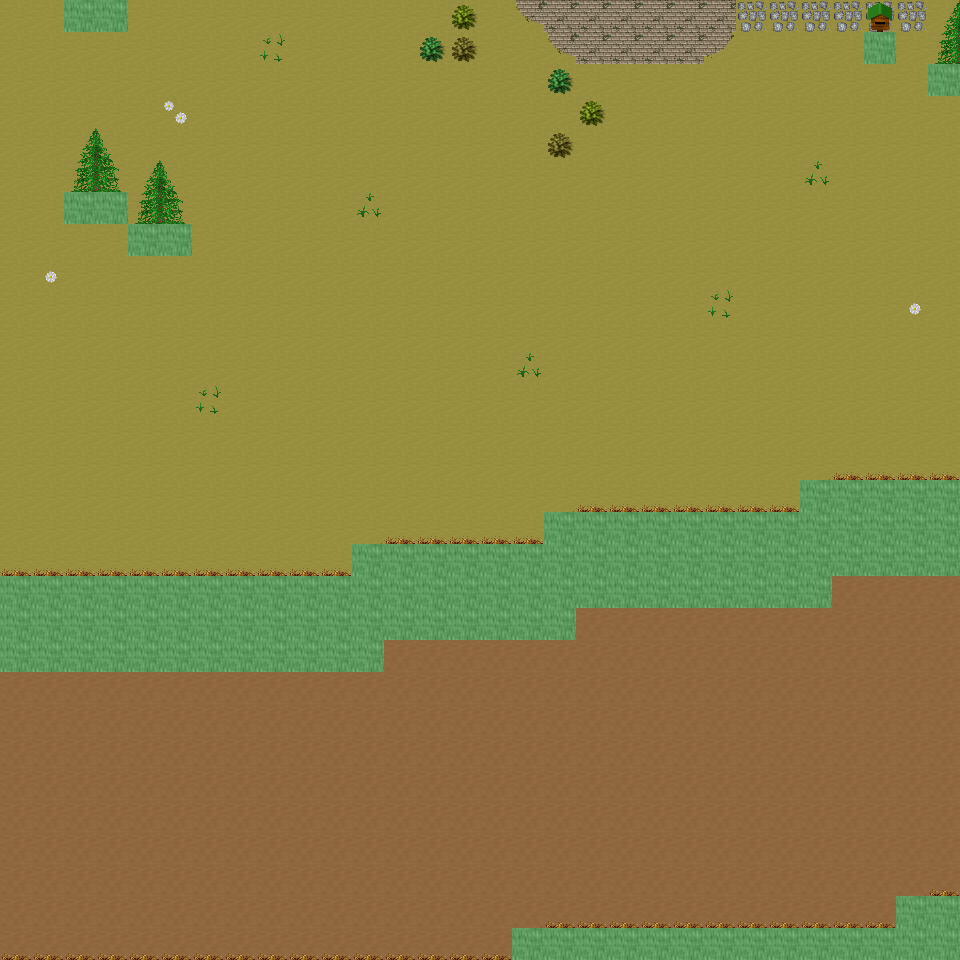

Rendered tile map (Tiled .tmx) drawn with the repository's tilesets; below, a short description and the map source with its tile grids summarised:
An orthogonal 30x30 tile map with 32x32 px tiles, 6 tile layers (Ground, Object, Object2, Above, ...), 26 tilesets and 8 objects (8x mapExit).

<map version="1.0" orientation="orthogonal" renderorder="right-down" width="30" height="30" tilewidth="32" tileheight="32" nextobjectid="9">
  <tileset firstgid="1" name="tileset_ground_ground" tilewidth="32" tileheight="32" tilecount="33" columns="3">
    <image source="../drawable/tileset_ground_ground.png" width="96" height="352" />
  </tileset>
  <tileset firstgid="34" name="tileset_building_castle" tilewidth="32" tileheight="32" tilecount="320" columns="20">
    <image source="../drawable/tileset_building_castle.png" width="640" height="512" />
  </tileset>
  <tileset firstgid="354" name="tileset_furniture_carpet_carpets_2" tilewidth="32" tileheight="32" tilecount="20" columns="4">
    <image source="../drawable/tileset_furniture_carpet_carpets_2.png" width="128" height="160" />
  </tileset>
  <tileset firstgid="374" name="tileset_ground_indoor_tiles" tilewidth="32" tileheight="32" tilecount="8" columns="2">
    <image source="../drawable/tileset_ground_indoor_tiles.png" width="64" height="128" />
  </tileset>
  <tileset firstgid="382" name="tileset_ground_water_pool" tilewidth="32" tileheight="32" tilecount="72" columns="3">
    <image source="../drawable/tileset_ground_water_pool.png" width="96" height="768" />
  </tileset>
  <tileset firstgid="454" name="tileset_ground_ridge_earth_dark" tilewidth="32" tileheight="32" tilecount="96" columns="12">
    <image source="../drawable/tileset_ground_ridge_earth_dark.png" width="384" height="256" />
  </tileset>
  <tileset firstgid="550" name="tileset_logic_collision" tilewidth="32" tileheight="32" tilecount="1" columns="1">
    <image source="../drawable/tileset_logic_collision.png" width="32" height="32" />
  </tileset>
  <tileset firstgid="551" name="tileset_building_wall_stone_grey" tilewidth="32" tileheight="32" tilecount="12" columns="3">
    <image source="../drawable/tileset_building_wall_stone_grey.png" width="96" height="128" />
  </tileset>
  <tileset firstgid="563" name="tileset_building_roof_green" tilewidth="32" tileheight="32" tilecount="20" columns="5">
    <image source="../drawable/tileset_building_roof_green.png" width="160" height="128" />
  </tileset>
  <tileset firstgid="583" name="tileset_ground_ladder_horizontal_dark" tilewidth="32" tileheight="32" tilecount="3" columns="1">
    <image source="../drawable/tileset_ground_ladder_horizontal_dark.png" width="32" height="96" />
  </tileset>
  <tileset firstgid="586" name="tileset_building_house_pink_blue" tilewidth="32" tileheight="32" tilecount="99" columns="11">
    <image source="../drawable/tileset_building_house_pink_blue.png" width="352" height="288" />
  </tileset>
  <tileset firstgid="685" name="tileset_ground_mossy_brick_paving" tilewidth="32" tileheight="32" tilecount="9" columns="3">
    <image source="../drawable/tileset_ground_mossy_brick_paving.png" width="96" height="96" />
  </tileset>
  <tileset firstgid="694" name="tileset_plant_tree_locust_tree" tilewidth="32" tileheight="32" tilecount="20" columns="4">
    <image source="../drawable/tileset_plant_tree_locust_tree.png" width="128" height="160" />
  </tileset>
  <tileset firstgid="714" name="tileset_plant_tree_spruce" tilewidth="32" tileheight="32" tilecount="6" columns="2">
    <image source="../drawable/tileset_plant_tree_spruce.png" width="64" height="96" />
  </tileset>
  <tileset firstgid="720" name="tileset_plant_flower_flowers_mixed" tilewidth="32" tileheight="32" tilecount="16" columns="4">
    <image source="../drawable/tileset_plant_flower_flowers_mixed.png" width="128" height="128" />
  </tileset>
  <tileset firstgid="736" name="tileset_ground_cobbled_paving" tilewidth="32" tileheight="32" tilecount="1" columns="1">
    <image source="../drawable/tileset_ground_cobbled_paving.png" width="32" height="32" />
  </tileset>
  <tileset firstgid="737" name="tileset_plant_flower_daisy_white" tilewidth="32" tileheight="32" tilecount="8" columns="2">
    <image source="../drawable/tileset_plant_flower_daisy_white.png" width="64" height="128" />
  </tileset>
  <tileset firstgid="745" name="tileset_item_postbox" tilewidth="32" tileheight="32" tilecount="4" columns="2">
    <image source="../drawable/tileset_item_postbox.png" width="64" height="64" />
  </tileset>
  <tileset firstgid="749" name="tileset_item_postbox_2" tilewidth="32" tileheight="32" tilecount="2" columns="1">
    <image source="../drawable/tileset_item_postbox_2.png" width="32" height="64" />
  </tileset>
  <tileset firstgid="751" name="tileset_furniture_table_tree_stump_table" tilewidth="32" tileheight="32" tilecount="4" columns="2">
    <image source="../drawable/tileset_furniture_table_tree_stump_table.png" width="64" height="64" />
  </tileset>
  <tileset firstgid="755" name="tileset_plant_stump_int_small_stump" tilewidth="32" tileheight="32" tilecount="1" columns="1">
    <image source="../drawable/tileset_plant_stump_int_small_stump.png" width="32" height="32" />
  </tileset>
  <tileset firstgid="756" name="tileset_plant_grasses" tilewidth="32" tileheight="32" tilecount="6" columns="3">
    <image source="../drawable/tileset_plant_grasses.png" width="96" height="64" />
  </tileset>
  <tileset firstgid="762" name="tileset_building_fence_wooden_brown_fence" tilewidth="32" tileheight="32" tilecount="42" columns="7">
    <image source="../drawable/tileset_building_fence_wooden_brown_fence.png" width="224" height="192" />
  </tileset>
  <tileset firstgid="804" name="tileset_ground_green_paving" tilewidth="32" tileheight="32" tilecount="18" columns="3">
    <image source="../drawable/tileset_ground_green_paving.png" width="96" height="192" />
  </tileset>
  <tileset firstgid="822" name="tileset_building_stone_ruins" tilewidth="32" tileheight="32" tilecount="72" columns="6">
    <image source="../drawable/tileset_building_stone_ruins.png" width="192" height="384" />
  </tileset>
  <tileset firstgid="894" name="tileset_logic_creature_insect" tilewidth="32" tileheight="32" tilecount="5" columns="5">
    <image source="../drawable/tileset_logic_creature_insect.png" width="160" height="32" />
  </tileset>
  <layer name="Ground" width="30" height="30">
    <data>[900 cells, 900 non-empty, 2 distinct tile ids]</data>
  </layer>
  <layer name="Object" width="30" height="30">
    <data>[900 cells, 211 non-empty, 23 distinct tile ids]</data>
  </layer>
  <layer name="Object2" width="30" height="30">
    <data>[900 cells, 0 non-empty, 0 distinct tile ids]</data>
  </layer>
  <layer name="Above" width="30" height="30">
    <data>[900 cells, 11 non-empty, 5 distinct tile ids]</data>
  </layer>
  <layer name="Above2" width="30" height="30">
    <data>[900 cells, 0 non-empty, 0 distinct tile ids]</data>
  </layer>
  <layer name="Walkable" width="30" height="30">
    <data>[900 cells, 117 non-empty, 1 distinct tile ids]</data>
  </layer>
  <objectgroup name="MapEvents">
    <object id="1" name="north" type="mapExit" x="0" y="0" width="64" height="32">
      <properties>
        <property name="map" value="level_0_x222_y10" />
        <property name="x" value="0" />
        <property name="y" value="28" />
      </properties>
    </object>
    <object id="2" name="north2" type="mapExit" x="128" y="0" width="832" height="32">
      <properties>
        <property name="map" value="level_0_x222_y10" />
        <property name="x" value="4" />
        <property name="y" value="28" />
      </properties>
    </object>
    <object id="3" name="south" type="mapExit" x="0" y="928" width="512" height="32">
      <properties>
        <property name="map" value="level_0_x222_y12" />
        <property name="x" value="0" />
        <property name="y" value="1" />
      </properties>
    </object>
    </objectgroup>
</map>
<!-- 5 of 8 objects omitted -->
